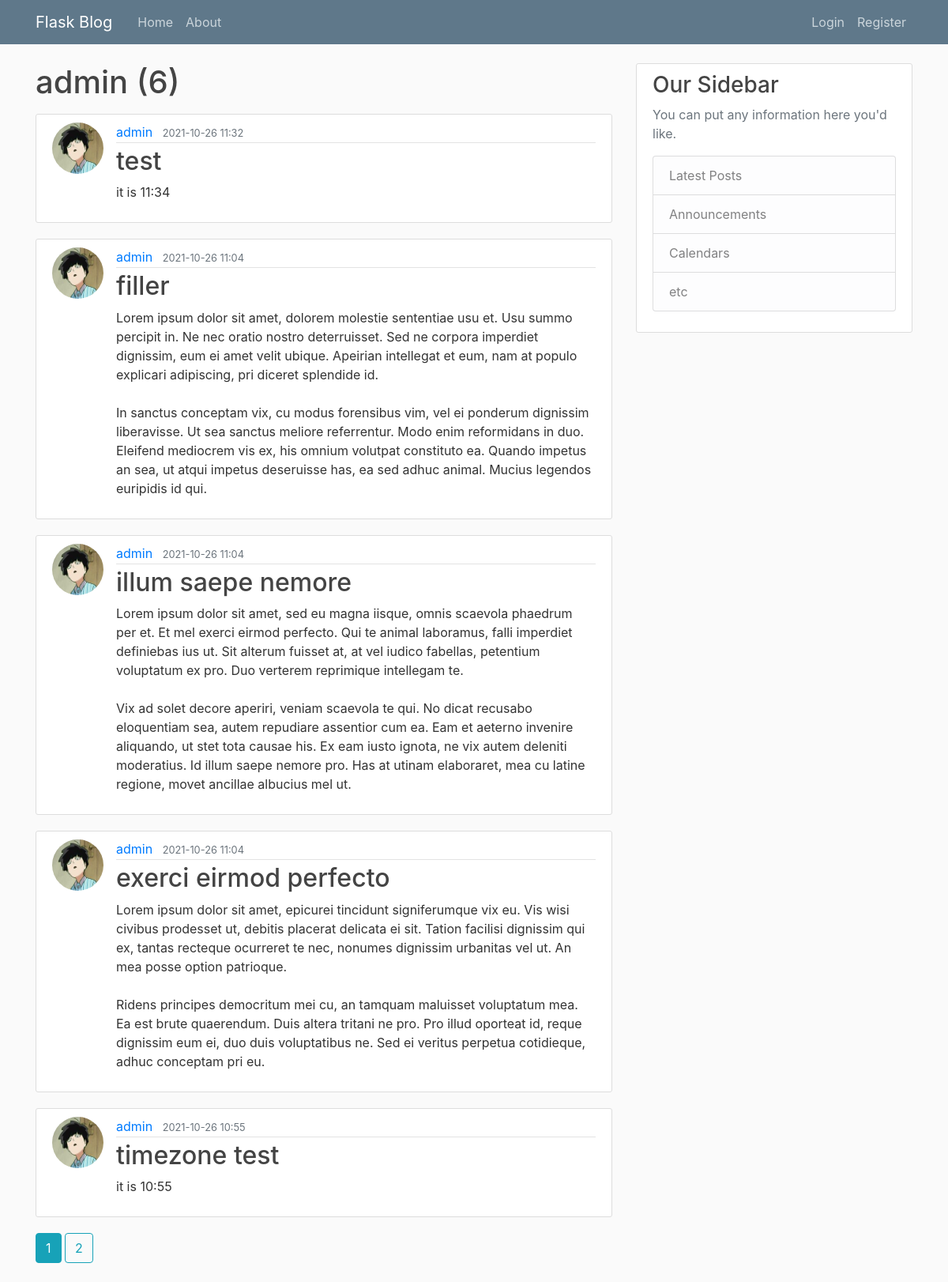
Screenshot of /user/admin with the database file from the repository.
### main/models.py (models this page shows, shortened)
class User(db.Model, UserMixin):
    id = db.Column(db.Integer, primary_key=True)
    username = db.Column(db.String(20), unique=True, nullable=False)
    email = db.Column(db.String(120), unique=True, nullable=False)
    image_file = db.Column(db.String(20), nullable=False, default='default.jpg')
    password = db.Column(db.String(60), nullable=False)
    posts = db.relationship('Post', backref='author', lazy=True)

class Post(db.Model):
    id = db.Column(db.Integer, primary_key=True)
    title = db.Column(db.String(100), nullable=False)
    date_posted = db.Column(db.DateTime, nullable=False, default=utc_to_local(datetime.utcnow()))
    content = db.Column(db.Text, nullable=False)
    user_id = db.Column(db.Integer, db.ForeignKey('user.id'), nullable=False)

### main/users/routes.py (the view)
@users.route("/user/<string:username>")
def user_posts(username):
    page = request.args.get('page', 1, type=int)
    user = User.query.filter_by(username=username).first_or_404()
    posts = Post.query.filter_by(author=user)\
        .order_by(Post.date_posted.desc())\
        .paginate(page=page, per_page=5)
    return render_template('user_posts.html', posts=posts, user=user)

### main/templates/user_posts.html
{% extends "layout.html" %}
{% block content %}
    <h1 class="mb-3">{{ user.username }} ({{ posts.total }})</h1>
   {% for post in posts.items%}
        <article class="media content-section">
            <img class="rounded-circle article-img" src="{{ url_for('static', filename='profile_pics/' + post.author.image_file) }}">
          <div class="media-body">
            <div class="article-metadata">
              <a class="mr-2" href="{{ url_for('users.user_posts', username=post.author.username) }}">{{ post.author.username }}</a>
              <small class="text-muted">{{ post.date_posted.strftime('%Y-%m-%d %H:%M') }}</small>
            </div>
            <h2><a class="article-title" href="{{ url_for('posts.post', post_id=post.id) }}">{{ post.title }}</a></h2>
            <p class="article-content">{{ post.content }}</p>
          </div>
        </article>
   {% endfor %}
    {% for page_num in posts.iter_pages(left_edge=1, right_edge=1, left_current=1, right_current=3) %}
        {% if page_num %}
            {% if posts.page == page_num %}
            <a class="btn btn-info mb-4" href="{{ url_for('users.user_posts', username=user.username, page=page_num) }}">{{ page_num }}</a>
            {% else %}
            <a class="btn btn-outline-info mb-4" href="{{ url_for('users.user_posts', username=user.username, page=page_num) }}">{{ page_num }}</a>
            {% endif %}
        {% else %}
            ...
        {% endif %}
    {% endfor %}
{% endblock content %}

### main/static/main.css (style rules this page uses)
body { background: #fafafa; color: #333333; margin-top: 5rem; }
h1, h2, h3, h4, h5, h6 { color: #444444; }
.content-section { background: #ffffff; padding: 10px 20px; border: 1px solid #dddddd; border-radius: 3px; margin-bottom: 20px; }
.article-title { color: #444444; }
.article-content { white-space: pre-line; }
.article-img { height: 65px; width: 65px; margin-right: 16px; }
.article-metadata { padding-bottom: 1px; margin-bottom: 4px; border-bottom: 1px solid #e3e3e3 }

### rows the page displays
User: username "admin"
Post: image_file (picture), author.username "admin", date_posted "2021-10-26 11:32", title "test", content "it is 11:34"
Post: image_file (picture), author.username "admin", date_posted "2021-10-26 11:04", title "filler", content "Lorem ipsum dolor sit amet, dolorem molestie sententiae usu et. Usu summo percipit in. Ne nec oratio nostro deterruisset. Sed ne corpora imperdiet dignissim, eum ei amet velit ubique. Apeirian intellegat et eum, nam at populo explicari adipiscing, pri diceret splendide id. In sanctus conceptam vix, cu modus forensibus vim, vel ei ponderum dignissim liberavisse. Ut sea sanctus meliore referrentur. Modo enim reformidans in duo. Eleifend mediocrem vis ex, his omnium volutpat constituto ea. Quando impetus an sea, ut atqui impetus deseruisse has, ea sed adhuc animal. Mucius legendos euripidis id qui."
Post: image_file (picture), author.username "admin", date_posted "2021-10-26 11:04", title "illum saepe nemore", content "Lorem ipsum dolor sit amet, sed eu magna iisque, omnis scaevola phaedrum per et. Et mel exerci eirmod perfecto. Qui te animal laboramus, falli imperdiet definiebas ius ut. Sit alterum fuisset at, at vel iudico fabellas, petentium voluptatum ex pro. Duo verterem reprimique intellegam te. Vix ad solet decore aperiri, veniam scaevola te qui. No dicat recusabo eloquentiam sea, autem repudiare assentior cum ea. Eam et aeterno invenire aliquando, ut stet tota causae his. Ex eam iusto ignota, ne vix autem deleniti moderatius. Id illum saepe nemore pro. Has at utinam elaboraret, mea cu latine regione, movet ancillae albucius mel ut."
Post: image_file (picture), author.username "admin", date_posted "2021-10-26 11:04", title "exerci eirmod perfecto", content "Lorem ipsum dolor sit amet, epicurei tincidunt signiferumque vix eu. Vis wisi civibus prodesset ut, debitis placerat delicata ei sit. Tation facilisi dignissim qui ex, tantas recteque ocurreret te nec, nonumes dignissim urbanitas vel ut. An mea posse option patrioque. Ridens principes democritum mei cu, an tamquam maluisset voluptatum mea. Ea est brute quaerendum. Duis altera tritani ne pro. Pro illud oporteat id, reque dignissim eum ei, duo duis voluptatibus ne. Sed ei veritus perpetua cotidieque, adhuc conceptam pri eu."
Post: image_file (picture), author.username "admin", date_posted "2021-10-26 10:55", title "timezone test", content "it is 10:55"

### other values shown
{{ posts.total }} "6"
{{ page_num }} "1"
{{ page_num }} "2"
